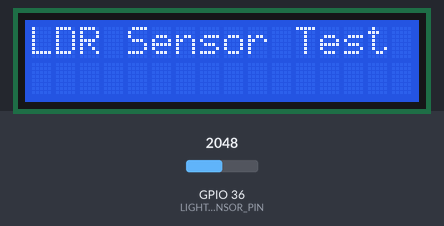
The sketch below on a simulated ESP32. On the bench: 16×2 character LCD. The test bench sets the inputs (shaded band); at power-on: GPIO 36 (LIGHT_SENSOR_PIN) = 2048. What the sketch prints to the serial monitor is not drawn.

Above: at 2.1 s.
At 5.2 s:
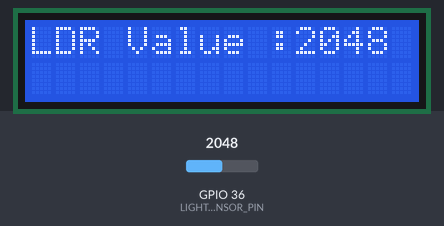
5.3 s: GPIO 36 (LIGHT_SENSOR_PIN) set to 2866
At 5.9 s:
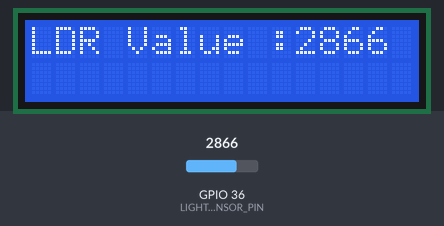
8.3 s: GPIO 36 (LIGHT_SENSOR_PIN) set to 3603
At 9.0 s:
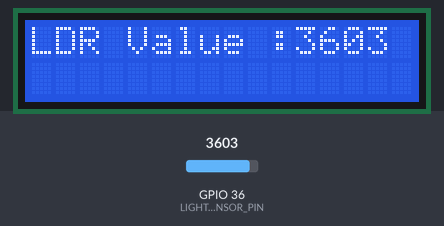
10.1 s: GPIO 36 (LIGHT_SENSOR_PIN) set to 4095
At 10.5 s:
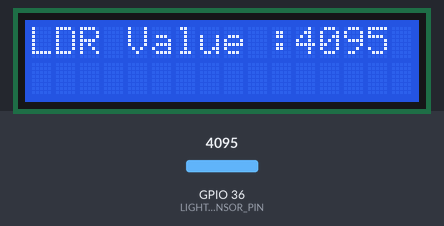
Timing chart, 0 to 13.1 s (numbered marks = the images above; inputs shaded):
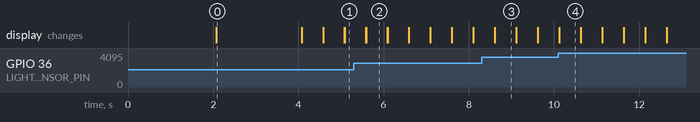

The sketch:

LDR.ino
```cpp
#include <Wire.h>
#include <LiquidCrystal.h>

#define LIGHT_SENSOR_PIN 36 // ESP32 pin GIOP36 (ADC0)

// Create An LCD Object. Signals: [ RS, EN, D4, D5, D6, D7 ]
LiquidCrystal lcd(22, 21, 1, 3, 17, 16);

void setup() {
  // initialize serial communication at 112500 bits per second:
  Serial.begin(115200);

  lcd.begin(16, 2);
  lcd.clear();
  lcd.print("Welcome to SPIT");
  // go to row 1 column 0, note that this is indexed at 0
  lcd.setCursor(0,1);
  lcd.print ("IoT Mobile Lab");
  delay(2000);
  lcd.clear();
  lcd.print ("LDR Sensor Test");
  delay(2000);
  lcd.clear();
}

void loop() {
  // reads the input on analog pin (value between 0 and 4095)
  int analogValue = analogRead(LIGHT_SENSOR_PIN);

  Serial.print("Analog Value = ");
  lcd.print("LDR Value :");
  Serial.print(analogValue);   // the raw analog reading
  lcd.print(analogValue);

  delay(500);
  lcd.clear();
}
```

Measured:
- after the input at 5.3 s, the display: first differs from a run without the input after 0.29 s (image 2)
- after the input at 8.3 s, the display: first differs from a run without the input after 0.31 s (image 3)
- after the input at 10.1 s, the display: first differs from a run without the input at once (image 4)
- what the display in image 0 shows lasts 2.0 s, from 2.1 s to 4.1 s
- what the display in image 2 shows lasts 0.5 s, from 5.6 s to 6.1 s
